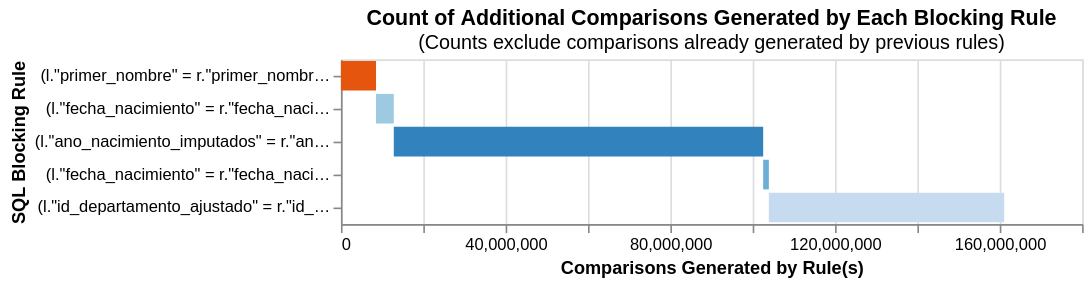

Source (notebook cell):
### Code cell
blocking_rules = [br1, br9, br5, br8, br7]

linker_br.cumulative_num_comparisons_from_blocking_rules_chart(blocking_rules)

### Figure 1 — Vega-Lite specification as saved in the notebook (floating-point values rounded to 4 significant figures)
{"config": {"view": {"continuousWidth": 300, "continuousHeight": 300}}, "data": {"name": "data-0930b81521a54310fc95f574f6c1b300"}, "mark": "bar", "encoding": {"color": {"field": "rule", "legend": null, "scale": {"scheme": "category20c"}}, "order": {"field": "cumulative_rows"}, "tooltip": [{"field": "rule", "title": "SQL Condition", "type": "nominal"}, {"field": "row_count", "format": ",", "title": "Comparisons Generated", "type": "quantitative"}, {"field": "cumulative_rows", "format": ",", "title": "Cumulative Comparisons", "type": "quantitative"}, {"field": "cartesian", "format": ",", "title": "Cartesian Product of Input Data", "type": "quantitative"}, {"field": "reduction_ratio", "title": "Reduction Ratio (cumulative rows/cartesian product)", "type": "nominal"}], "x": {"field": "start", "title": "Comparisons Generated by Rule(s)", "type": "quantitative"}, "x2": {"field": "cumulative_rows"}, "y": {"field": "rule", "sort": ["-x2"], "title": "SQL Blocking Rule"}}, "height": {"step": 20}, "title": {"text": "Count of Additional Comparisons Generated by Each Blocking Rule", "subtitle": "(Counts exclude comparisons already generated by previous rules)"}, "width": 450, "$schema": "https://vega.github.io/schema/vega-lite/v5.9.3.json", "datasets": {"data-0930b81521a54310fc95f574f6c1b300": [{"row_count": 8523530, "rule": "(l.\"primer_nombre\" = r.\"primer_nombre\") AND (l.\"primer_apellido\" = r.\"primer_apellido\")", "cumulative_rows": 8523530, "cartesian": 404794544265, "reduction_ratio": "The rolling reduction ratio with your given blocking rule(s) is 0.999979. This represents the reduction in the total number of comparisons due to your rule(s).", "start": 0}, {"row_count": 4315633, "rule": "(l.\"fecha_nacimiento\" = r.\"fecha_nacimiento\") AND (l.\"id_sexo\" = r.\"id_sexo\")", "cumulative_rows": 12839163, "cartesian": 404794544265, "reduction_ratio": "The rolling reduction ratio with your given blocking rule(s) is 0.999968. This represents the reduction in the total number of comparisons due to your rule(s).", "start": 8523530}, {"row_count": 89710412, "rule": "(l.\"ano_nacimiento_imputados\" = r.\"ano_nacimiento_imputados\") AND (l.\"id_departamento_ajustado\" = r.\"id_departamento_ajustado\")", "cumulative_rows": 102549575, "cartesian": 404794544265, "reduction_ratio": "The rolling reduction ratio with your given blocking rule(s) is 0.999747. This represents the reduction in the total number of comparisons due to your rule(s).", "start": 12839163}, {"row_count": 1376730, "rule": "(l.\"fecha_nacimiento\" = r.\"fecha_nacimiento\") AND (l.\"id_departamento_ajustado\" = r.\"id_departamento_ajustado\")", "cumulative_rows": 103926305, "cartesian": 404794544265, "reduction_ratio": "The rolling reduction ratio with your given blocking rule(s) is 0.999743. This represents the reduction in the total number of comparisons due to your rule(s).", "start": 102549575}, {"row_count": 57157631, "rule": "(l.\"id_departamento_ajustado\" = r.\"id_departamento_ajustado\") AND (SUBSTR(l.\"primer_nombre\", 1, 2) = SUBSTR(r.\"primer_nombre\", 1, 2)) AND (SUBSTR(l.\"primer_apellido\", 1, 2) = SUBSTR(r.\"primer_apellido\", 1, 2))", "cumulative_rows": 161083936, "cartesian": 404794544265, "reduction_ratio": "The rolling reduction ratio with your given blocking rule(s) is 0.999602. This represents the reduction in the total number of comparisons due to your rule(s).", "start": 103926305}]}}
